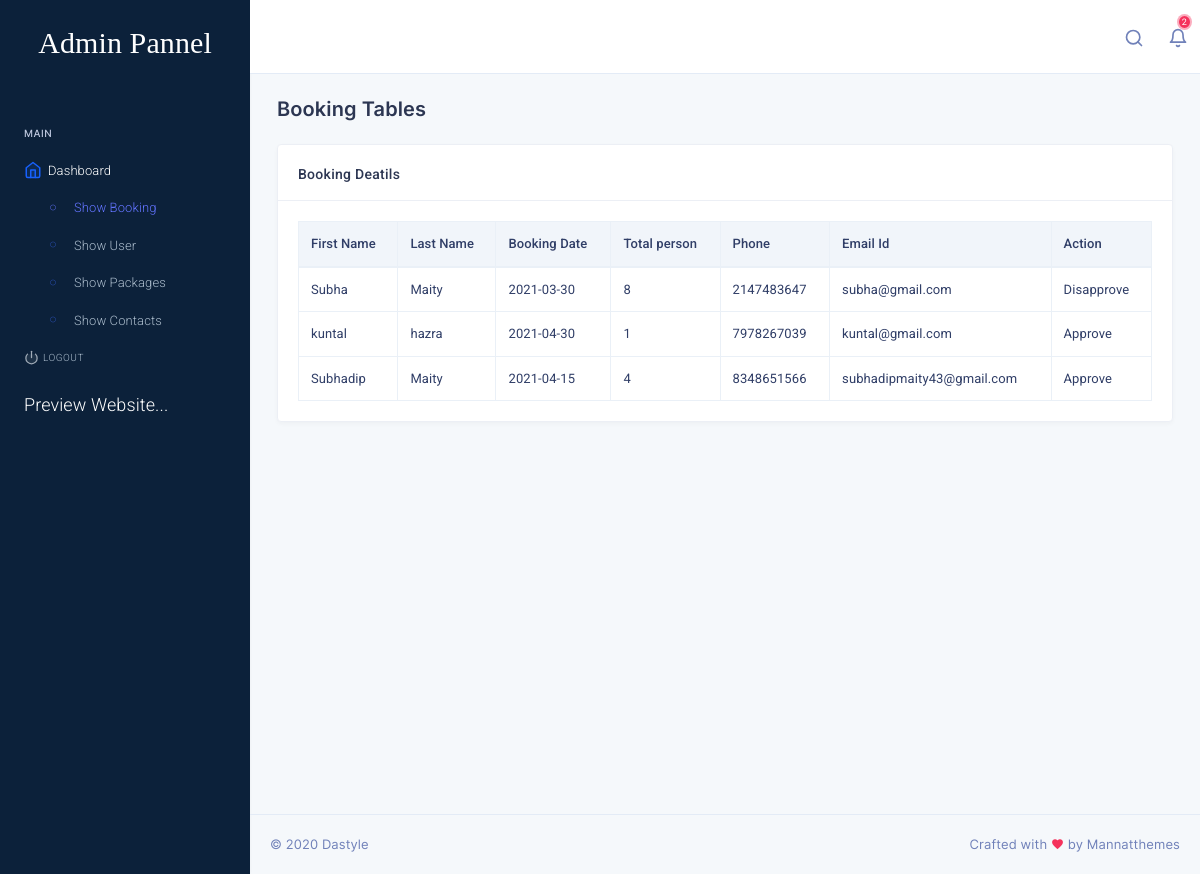
The page /css/admin/allbooking.php (signed in) on the database its author committed.
### tables this page shows
CREATE TABLE `booking` (
  `id` int(11) NOT NULL,
  `firstname` text NOT NULL,
  `lastname` text NOT NULL,
  `bookingdate` date NOT NULL,
  `totalperson` int(10) NOT NULL,
  `phone` varchar(200) NOT NULL,
  `email` text NOT NULL,
  `status` enum('0','1') NOT NULL DEFAULT '1'
);

### css/admin/allbooking.php (the view, shortened to what this page needs)
<!DOCTYPE html>
<html lang="en">
   <head>
      <link href="assets/css/bootstrap.min.css" rel="stylesheet" type="text/css">
      <link href="assets/css/jquery-ui.min.css" rel="stylesheet">
      <link href="assets/css/icons.min.css" rel="stylesheet" type="text/css">
      <link href="assets/css/metisMenu.min.css" rel="stylesheet" type="text/css">
      <link href="../plugins/daterangepicker/daterangepicker.css" rel="stylesheet" type="text/css">
      <link href="assets/css/app.min.css" rel="stylesheet" type="text/css">
   </head>
   <body class="dark-sidenav">
        <?php include("menu.php");?>
      <div class="page-wrapper">
      <?php include("header.php");?>
         <div class="page-content">
            <div class="container-fluid">
               <div class="row">
                  <div class="col-sm-12">
                     <div class="page-title-box">
                        <div class="row">
                           <div class="col">
                              <h4 class="page-title">Booking Tables</h4>
 <?php
    require("dbcon.php");
    $condition= " where 1 ";
    $sql = "select * from booking ".$condition;
    $res = mysqli_query($con,$sql);
?>
                           </div>
                        </div>
                     </div>
                  </div>
               </div>
               <div class="row">
                  <div class="col-lg-12">
                     <div class="card">
                        <div class="card-header">
                           <h4 class="card-title">Booking Deatils </h4>
                        </div>
                        <div class="card-body">
                           <div class="table-responsive">
                              <table class="table table-bordered mb-0 table-centered">
                                 <thead>
                                    <tr>
                                       <th>First Name</th>
                                       <th>Last Name</th>
                                       <th>Booking Date</th>
                                       <th>Total person</th>
                                       <th>Phone</th>
                                       <th> Email Id</th>
                                       <th class="text-left">Action</th>
                                    </tr>
                                 </thead>
                                 <tbody>
                                    <?php while($row=mysqli_fetch_assoc($res))
                    {
            ?>
                                    <tr>
                                    <td><?php echo $row['firstname']?></td>
                                    <td><?php echo $row['lastname']?></td>
                                    <td><?php echo $row['bookingdate']?></td>
                                    <td><?php echo $row['totalperson']?></td>
                                    <td><?php echo $row['phone']?></td>
                                    <td><?php echo $row['email']?></td>
<td>
<?php  if($row['status']=='1'){?>
   <a href="allbooking.php?id=<?php echo  $row['id']?>&isblock=1">Disapprove</a>
<?php } else{?>
   <a href="allbooking.php?id=<?php echo  $row['id']?>&isblock=0">Approve</a>
<?php } ?>
                            </td>
                                    </tr>
                    <?php } ?>
                                 </tbody>
                              </table>
                           </div>
                        </div>
                     </div>
                  </div>
               </div>
            </div>
                <?php include("footer.php")?>
         </div>
      </div>
   </body>
</html>

### rows shown on the page
booking: firstname "Subha", lastname "Maity", bookingdate "2021-03-30", totalperson "8", phone "2147483647", email "subha@gmail.com"
booking: firstname "kuntal", lastname "hazra", bookingdate "2021-04-30", totalperson "1", phone "7978267039", email "kuntal@gmail.com"
booking: firstname "Subhadip", lastname "Maity", bookingdate "2021-04-15", totalperson "4", phone "8348651566", email "subhadipmaity43@gmail.com"
